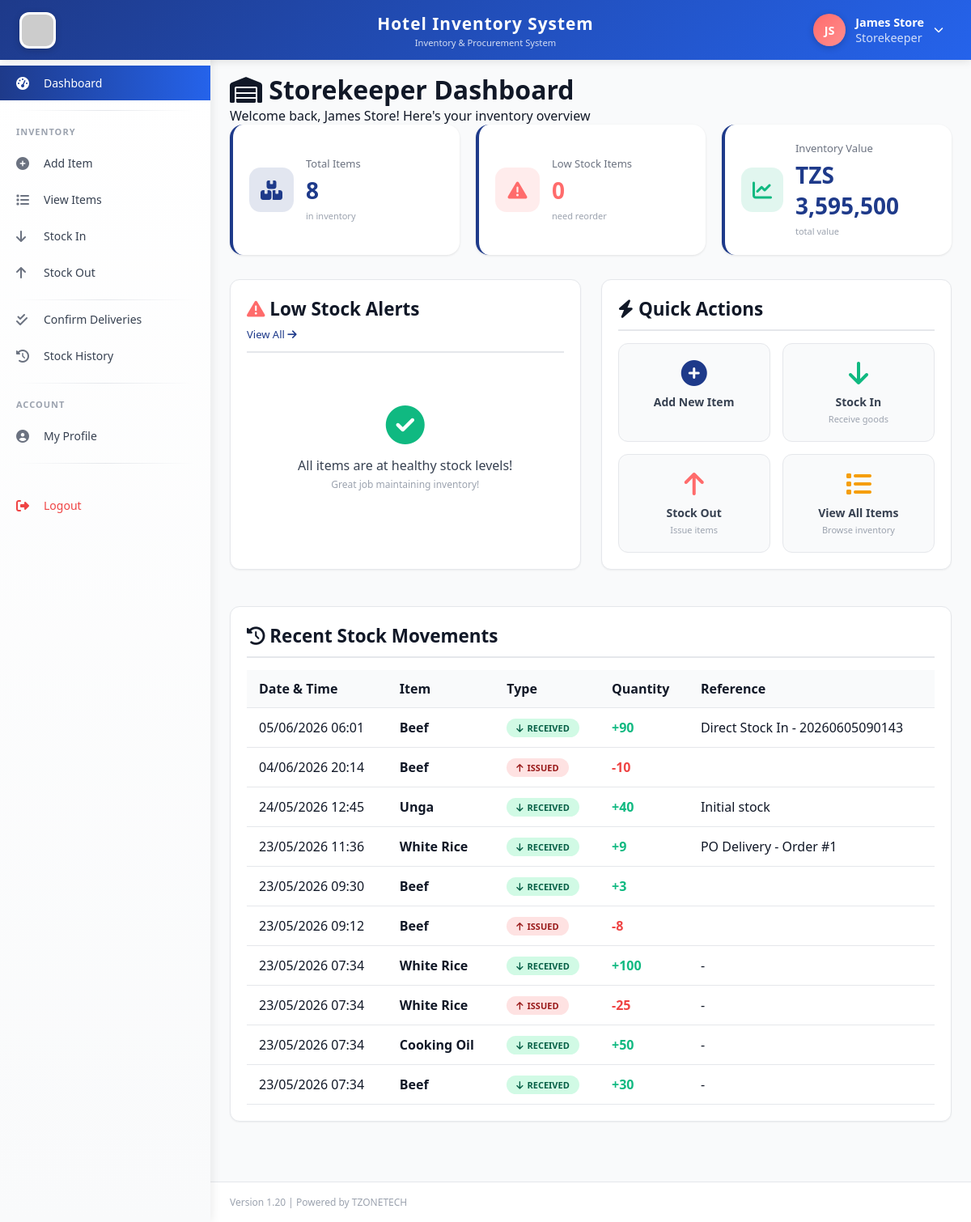
Screenshot of /storekeeper/dashboard.php (signed in) with the database file from the repository.
### tables this page shows
CREATE TABLE `users` (
  `id` int(11) NOT NULL,
  `fullname` varchar(100) NOT NULL,
  `username` varchar(50) NOT NULL,
  `password` varchar(255) NOT NULL,
  `email` varchar(100) NOT NULL,
  `phone` varchar(20) DEFAULT NULL,
  `role_id` int(11) NOT NULL,
  `status` enum('active','inactive') DEFAULT 'active',
  `created_at` timestamp NOT NULL DEFAULT current_timestamp(),
  `phone_verified` tinyint(4) DEFAULT 0,
  `reset_token` varchar(100) DEFAULT NULL,
  `reset_expires` datetime DEFAULT NULL,
  `profile_picture` varchar(255) DEFAULT NULL,
  `updated_at` timestamp NOT NULL DEFAULT current_timestamp() ON UPDATE current_timestamp()
);

CREATE TABLE `stock_movements` (
  `id` int(11) NOT NULL,
  `item_id` int(11) NOT NULL,
  `movement_type` enum('IN','OUT') NOT NULL,
  `quantity` int(11) NOT NULL,
  `reference_no` varchar(100) DEFAULT NULL,
  `notes` text DEFAULT NULL,
  `performed_by` int(11) NOT NULL,
  `created_at` timestamp NOT NULL DEFAULT current_timestamp()
);

CREATE TABLE `inventory_items` (
  `id` int(11) NOT NULL,
  `item_name` varchar(100) NOT NULL,
  `category` varchar(50) DEFAULT NULL,
  `unit` varchar(20) DEFAULT NULL,
  `current_stock` int(11) DEFAULT 0,
  `minimum_stock` int(11) DEFAULT 10,
  `maximum_stock` int(11) DEFAULT 500,
  `unit_price` decimal(10,2) DEFAULT NULL,
  `supplier_id` int(11) DEFAULT NULL,
  `location` varchar(100) DEFAULT NULL,
  `status` enum('active','inactive') DEFAULT 'active',
  `created_at` timestamp NOT NULL DEFAULT current_timestamp(),
  `updated_at` timestamp NOT NULL DEFAULT current_timestamp() ON UPDATE current_timestamp()
);

### includes/functions.php (called while the page is built, shortened)
<?php
require_once 'db_connection.php';
function getLowStockItems() {
    global $db;
    $sql = "SELECT * FROM inventory_items WHERE current_stock <= minimum_stock AND status = 'active'";
    $result = $db->query($sql);
    return $result->fetch_all(MYSQLI_ASSOC);
}
?>

### storekeeper/dashboard.php (the view, shortened to what this page needs)
<?php
require_once '../includes/db_connection.php';
require_once '../includes/functions.php';
require_once '../includes/auth_check.php';
$stats = [];
$result = $db->query("SELECT COUNT(*) as count FROM inventory_items WHERE status = 'active'");
$stats['total_items'] = $result->fetch_assoc()['count'];
$result = $db->query("SELECT COUNT(*) as count FROM inventory_items WHERE current_stock <= minimum_stock");
$stats['low_stock'] = $result->fetch_assoc()['count'];
$result = $db->query("SELECT SUM(current_stock * unit_price) as value FROM inventory_items");
$stats['total_value'] = $result->fetch_assoc()['value'] ?? 0;
$recent_movements = $db->query("SELECT sm.*, i.item_name
                                 FROM stock_movements sm
                                 JOIN inventory_items i ON sm.item_id = i.id
                                 ORDER BY sm.created_at DESC LIMIT 10")->fetch_all(MYSQLI_ASSOC);
$low_stock_items = getLowStockItems();
include '../templates/header.php';
include '../templates/sidebar.php';
?>
<div class="main-content">
    <div class="page-header">
        <h1><i class="fas fa-warehouse"></i> Storekeeper Dashboard</h1>
        <p>Welcome back, <?php echo htmlspecialchars($_SESSION['fullname']); ?>! Here's your inventory overview</p>
    </div>
    <div class="stats-grid">
        <div class="stat-card">
            <div class="stat-icon" style="background: #1E3A8A20;">
                <i class="fas fa-boxes" style="color: #1E3A8A;"></i>
            </div>
            <div class="stat-info">
                <h3>Total Items</h3>
                <div class="stat-number"><?php echo $stats['total_items']; ?></div>
                <span class="stat-trend">in inventory</span>
            </div>
        </div>
        <div class="stat-card">
            <div class="stat-icon" style="background: #FF6B6B20;">
                <i class="fas fa-exclamation-triangle" style="color: #FF6B6B;"></i>
            </div>
            <div class="stat-info">
                <h3>Low Stock Items</h3>
                <div class="stat-number" style="color: #FF6B6B;"><?php echo $stats['low_stock']; ?></div>
                <span class="stat-trend">need reorder</span>
            </div>
        </div>
        <div class="stat-card">
            <div class="stat-icon" style="background: #10B98120;">
                <i class="fas fa-chart-line" style="color: #10B981;"></i>
            </div>
            <div class="stat-info">
                <h3>Inventory Value</h3>
                <div class="stat-number">TZS <?php echo number_format($stats['total_value'], 0); ?></div>
                <span class="stat-trend">total value</span>
            </div>
        </div>
    </div>
    <div class="two-columns">
        <div class="card">
            <div class="card-header">
                <h3><i class="fas fa-exclamation-triangle" style="color: #FF6B6B;"></i> Low Stock Alerts</h3>
                <a href="view_items.php" class="btn-link">View All <i class="fas fa-arrow-right"></i></a>
            </div>
            <div class="card-body">
                <?php if(count($low_stock_items) > 0): ?>
                    <div class="alert-list">
                        <?php foreach($low_stock_items as $item): ?>
                            <div class="alert-item">
                                <div class="alert-info">
                                    <strong><?php echo htmlspecialchars($item['item_name']); ?></strong>
                                    <div class="stock-details">
                                        <span class="current-stock">Current: <?php echo $item['current_stock']; ?> <?php echo $item['unit']; ?></span>
                                        <span class="min-stock">Min: <?php echo $item['minimum_stock']; ?> <?php echo $item['unit']; ?></span>
                                    </div>
                                </div>
                                <div class="alert-actions">
                                    <a href="stock_in.php?item=<?php echo $item['id']; ?>" class="btn-small primary">
                                        <i class="fas fa-arrow-down"></i> Receive
                                    </a>
                                </div>
                            </div>
                        <?php endforeach; ?>
                    </div>
                <?php else: ?>
                    <div class="empty-message">
                        <i class="fas fa-check-circle" style="color: #10B981; font-size: 48px;"></i>
                        <p>All items are at healthy stock levels!</p>
                        <span class="empty-subtitle">Great job maintaining inventory!</span>
                    </div>
                <?php endif; ?>
            </div>
        </div>
        <div class="card">
            <div class="card-header">
                <h3><i class="fas fa-bolt"></i> Quick Actions</h3>
            </div>
            <div class="card-body">
                <div class="quick-grid">
                    <a href="add_item.php" class="quick-card">
                        <i class="fas fa-plus-circle" style="color: #1E3A8A;"></i>
                        <span>Add New Item</span>
                    </a>
                    <a href="stock_in.php" class="quick-card">
                        <i class="fas fa-arrow-down" style="color: #10B981;"></i>
                        <span>Stock In</span>
                        <small>Receive goods</small>
                    </a>
                    <a href="stock_out.php" class="quick-card">
                        <i class="fas fa-arrow-up" style="color: #FF6B6B;"></i>
                        <span>Stock Out</span>
                        <small>Issue items</small>
                    </a>
                    <a href="view_items.php" class="quick-card">
                        <i class="fas fa-list" style="color: #F59E0B;"></i>
                        <span>View All Items</span>
                        <small>Browse inventory</small>
                    </a>
                </div>
            </div>
        </div>
    </div>
    <div class="card">
        <div class="card-header">
            <h3><i class="fas fa-history"></i> Recent Stock Movements</h3>
        </div>
        <div class="card-body">
            <?php if(count($recent_movements) > 0): ?>
                <div class="table-responsive">
                    <table class="data-table">
                        <thead>
                            <tr>
                                <th>Date & Time</th>
                                <th>Item</th>
                                <th>Type</th>
                                <th>Quantity</th>
                                <th>Reference</th>
                            </tr>
                        </thead>
                        <tbody>
                            <?php foreach($recent_movements as $movement): ?>
                                <tr>
                                    <td><?php echo date('d/m/Y H:i', strtotime($movement['created_at'])); ?></td>
                                    <td><strong><?php echo htmlspecialchars($movement['item_name']); ?></strong></td>
                                    <td>
                                        <?php if($movement['movement_type'] == 'IN'): ?>
                                            <span class="badge-in"><i class="fas fa-arrow-down"></i> RECEIVED</span>
                                        <?php else: ?>
                                            <span class="badge-out"><i class="fas fa-arrow-up"></i> ISSUED</span>
                                        <?php endif; ?>
                                    </td>
                                    <td>
                                        <?php if($movement['movement_type'] == 'IN'): ?>
                                            <span class="text-success">+<?php echo number_format($movement['quantity']); ?></span>
                                        <?php else: ?>
                                            <span class="text-danger">-<?php echo number_format($movement['quantity']); ?></span>
                                        <?php endif; ?>
                                    </td>
                                    <td><?php echo htmlspecialchars($movement['reference_no'] ?? '-'); ?></td>
                                </tr>
                            <?php endforeach; ?>
                        </tbody>
                    </table>
                </div>
            <?php endif; ?>
        </div>
    </div>
</div>
<?php include '../templates/footer.php'; ?>

### templates/header.php (shortened to what this page needs)
<!DOCTYPE html>
<html lang="en">
<head>
    <link rel="stylesheet" href="https://cdnjs.cloudflare.com/ajax/libs/font-awesome/6.4.0/css/all.min.css">
    <link rel="stylesheet" href="<?php echo APP_URL; ?>/assets/css/style.css">
</head>
<body>
    <div class="top-header">
        <div class="header-left">
            <img src="<?php echo APP_URL; ?>/assets/images/hotel.jpg" alt="Hotel Logo" class="logo-img" onerror="this.src='https://via.placeholder.com/45x45?text=H'">
        </div>
        <div class="header-center">
            <div class="app-title"><?php echo APP_NAME; ?></div>
            <div class="app-subtitle">Inventory & Procurement System</div>
        </div>
        <div class="header-right">
            <div class="user-info" id="userInfoBtn">
                <div class="user-avatar-circle" id="userAvatar">
                    <?php
                    $user_id = $_SESSION['user_id'] ?? 0;
                    $profile_pic = '';
                    $fullname = $_SESSION['fullname'] ?? 'User';
                    if ($user_id > 0 && isset($db)) {
                        $pic_sql = "SELECT profile_picture, fullname FROM users WHERE id = ?";
                        $pic_stmt = $db->prepare($pic_sql);
                        $pic_stmt->bind_param("i", $user_id);
                        $pic_stmt->execute();
                        $pic_result = $pic_stmt->get_result();
                        if ($pic_row = $pic_result->fetch_assoc()) {
                            $profile_pic = $pic_row['profile_picture'];
                            $fullname = $pic_row['fullname'];
                        }
                    }
                    $profile_pic_path = '';
                    if ($profile_pic_path && !empty($profile_pic)):
                    ?>
                        <img src="<?php echo $profile_pic_path; ?>?t=<?php echo time(); ?>" alt="Profile" id="headerProfileImg">
                    <?php else:
                        $name_parts = explode(' ', $fullname);
                        $initial = strtoupper(substr($name_parts[0], 0, 1));
                        if (isset($name_parts[1])) {
                            $initial .= strtoupper(substr($name_parts[1], 0, 1));
                        } else if (strlen($name_parts[0]) > 1) {
                            $initial .= strtoupper(substr($name_parts[0], 1, 1));
                        } else {
                            $initial .= strtoupper(substr($fullname, 0, 1));
                        }
                    ?>
                        <span id="headerInitials"><?php echo $initial; ?></span>
                    <?php endif; ?>
                </div>
                <div class="user-details">
                    <span class="user-name" id="headerUserName"><?php echo htmlspecialchars($fullname); ?></span>
                    <span class="user-role"><?php echo $_SESSION['role'] ?? 'Guest'; ?></span>
                </div>
                <i class="fas fa-chevron-down" style="font-size: 12px;"></i>
            </div>
        </div>
    </div>

### rows the page displays
users: fullname "JS", fullname "James Store"
stock_movements: created_at "05/06/2026 06:01", item.item_name "Beef", movement_type "IN" (drawn), quantity "90", reference_no "Direct Stock In - 20260605090143"
stock_movements: created_at "04/06/2026 20:14", item.item_name "Beef", movement_type "OUT" (drawn), quantity "10"
stock_movements: created_at "24/05/2026 12:45", item.item_name "Unga", movement_type "IN" (drawn), quantity "40", reference_no "Initial stock"
stock_movements: created_at "23/05/2026 11:36", item.item_name "White Rice", movement_type "IN" (drawn), quantity "9", reference_no "PO Delivery - Order #1"
stock_movements: created_at "23/05/2026 09:30", item.item_name "Beef", movement_type "IN" (drawn), quantity "3"
stock_movements: created_at "23/05/2026 09:12", item.item_name "Beef", movement_type "OUT" (drawn), quantity "8"
stock_movements: created_at "23/05/2026 07:34", item.item_name "White Rice", movement_type "IN" (drawn), quantity "100", reference_no "-"
stock_movements: created_at "23/05/2026 07:34", item.item_name "White Rice", movement_type "OUT" (drawn), quantity "25", reference_no "-"
stock_movements: created_at "23/05/2026 07:34", item.item_name "Cooking Oil", movement_type "IN" (drawn), quantity "50", reference_no "-"
stock_movements: created_at "23/05/2026 07:34", item.item_name "Beef", movement_type "IN" (drawn), quantity "30", reference_no "-"

### other values shown
APP_NAME "Hotel Inventory System"
$_SESSION['role'] "Storekeeper"
$_SESSION['fullname'] "James Store"
$stats['total_items'] "8"
$stats['low_stock'] "0"
$stats['total_value'] "3,595,500"
